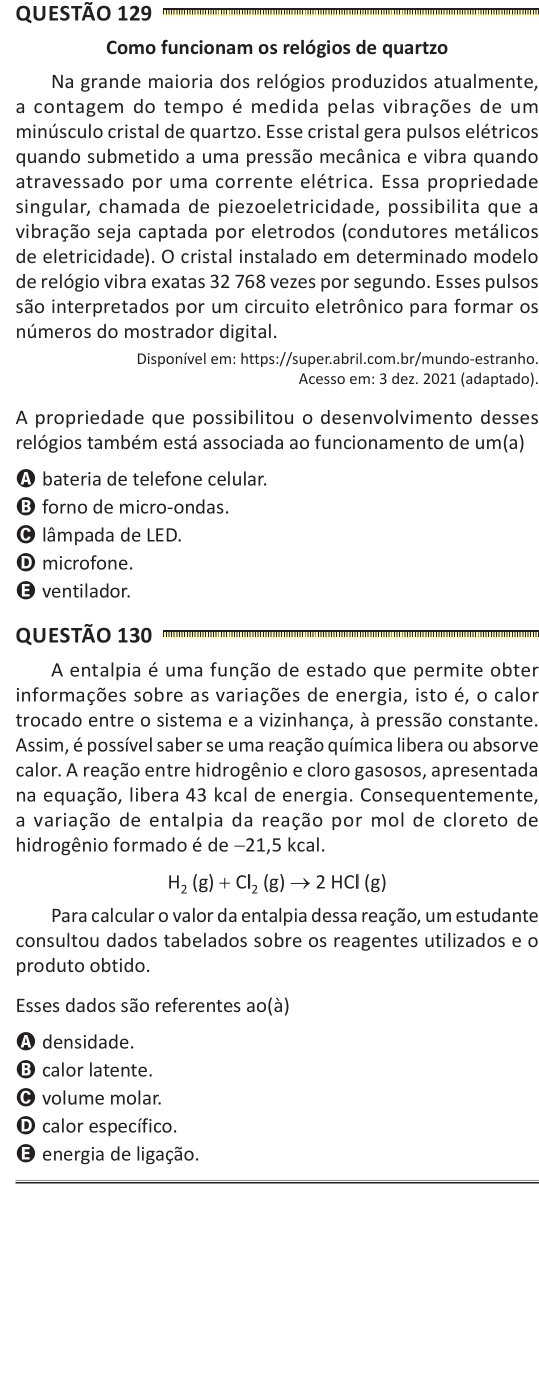
#> input picture 6Passo-ConcatenarVerticalmente/1102-divididas-sem-bordas-do-meio/pagina_enem_14_esquerda.png, 1078 x 2780 px (shown at 1/2 size); its folder holds 4 pictures in this run
$ python concatenar-verticalmente.py
#> lines starting #> are read from the running program, lines starting #| are printed output that depends on the picture
from PIL import Image
import os
import re

pasta_imagens = "1102-divididas-sem-bordas-do-meio"  # Altere para "." caso o script rode dentro da própria pasta das imagens
pasta_saida = "."
os.makedirs(pasta_saida, exist_ok=True)

# Função para extrair o número da página e ordenar numericamente
def get_sort_key(nome_arquivo):
    match = re.search(r'pagina_enem_(\d+)_', nome_arquivo)
    return int(match.group(1)) if match else 0

# Filtrar e ordenar apenas os arquivos que terminam com '_esquerda.png'
arquivos = [f for f in os.listdir(pasta_imagens) if f.endswith('_esquerda.png')]
arquivos.sort(key=get_sort_key)

# Abrir todas as imagens filtradas na ordem correta
imagens = []
for arquivo in arquivos:
    caminho = os.path.join(pasta_imagens, arquivo)
    imagens.append(Image.open(caminho))
    print(f"Adicionando: {arquivo}")

# Encontrar a largura máxima entre as imagens esquerdas
largura_max = max(img.width for img in imagens)
#> largura_max = 1078

# Concatenar verticalmente
altura_total = sum(img.height for img in imagens)
#> altura_total = 5560
imagem_final = Image.new('RGB', (largura_max, altura_total))
#> imagem_final: PIL image 1078x5560 RGB; every value is 0

y = 0
for img in imagens:
    imagem_final.paste(img, (0, y))
    y += img.height
#> this loop made 2 passes
#> y on passes 1 to 2: 2780, 5560
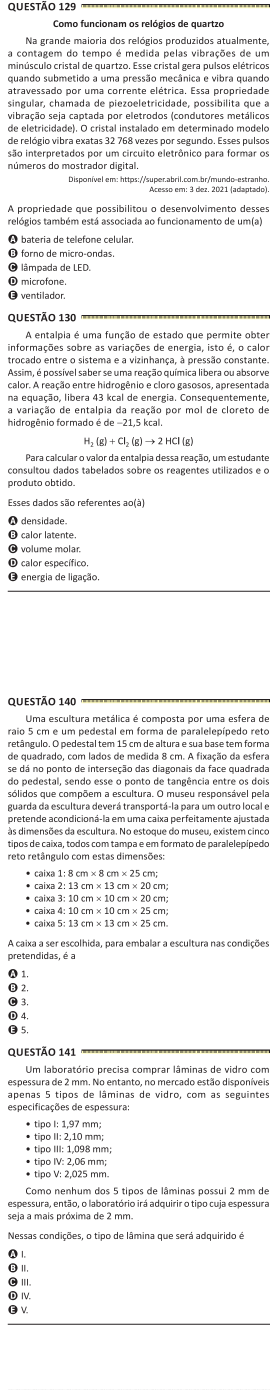
#> imagem_final: PIL image 1078x5560 RGB (shown at 1/4 size); mean R, G, B 238.8, 238.5, 238.3
#> after the loop, y = 5560

# Salvar o resultado
imagem_final.save(os.path.join(pasta_saida, '1102_esquerda_concatenadas_verticalmente.png'))
print("Imagens da esquerda concatenadas com sucesso!")
print(f"Ordem dos arquivos: {arquivos}")
